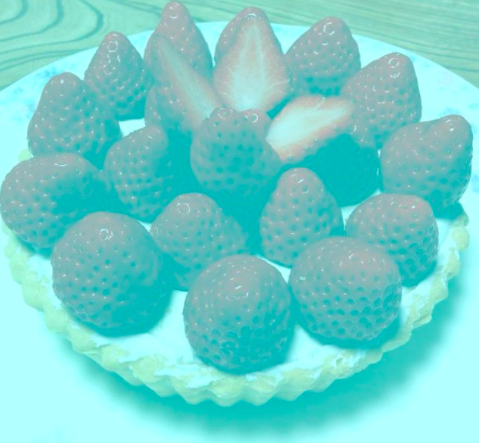
#> input picture code/fresas.png, 479 x 443 px
$ jupyter execute color-perception.ipynb
#> lines starting #> are read from the running program, lines starting #| are printed output that depends on the picture; long printed decimals are rounded
# <center> **Color Perception** </center>
## <font size=4> **Visión por Computadora 2025** </font> <font color=gray size=4> -- Alan Reyes-Figueroa </font>

[cell 1]
import numpy as np

import matplotlib.pyplot as plt
import skimage as ski
from PIL import Image

from skimage.color import rgb2hsv, hsv2rgb

# There is no red in this image

[cell 2]
I = plt.imread('fresas.png')
#> I is the input picture: shape (443, 479, 3) float32; mean R, G, B 0.437, 0.817, 0.8
I = I[:,:,:3]

[cell 3]
I.shape
#> Out = (443, 479, 3)

[cell 4]
print(I.min(), I.max())
#| 0.0 1.0

[cell 5]
plt.figure(figsize=(5,5))
plt.imshow(I)
plt.show()

[cell 6]
# Convert from RGB to HSV
Ihsv = rgb2hsv(I)
#> Ihsv: shape (443, 479, 3) float32; mean of channels 0, 1, 2 0.492, 0.477, 0.819

[cell 7]
# plot HSV
plt.figure(figsize=(5,5))
plt.imshow(Ihsv)
plt.show()

[cell 8]
# Canales RGB y HSV

R = I[:,:,0]
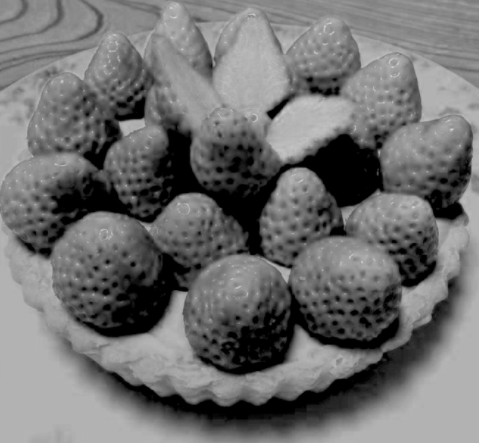
#> R: shape (443, 479) float32; min 0, max 0.824, mean 0.438
G = I[:,:,1]
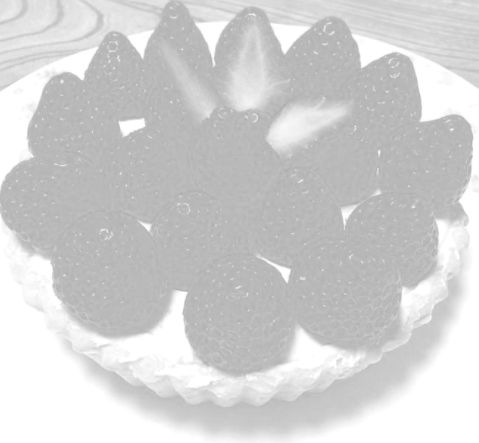
#> G: shape (443, 479) float32; min 0.675, max 1, mean 0.817
B = I[:,:,2]
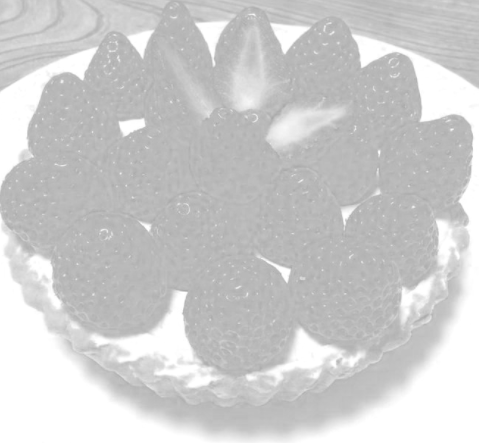
#> B: shape (443, 479) float32; min 0.663, max 1, mean 0.8

H = Ihsv[:,:,0]
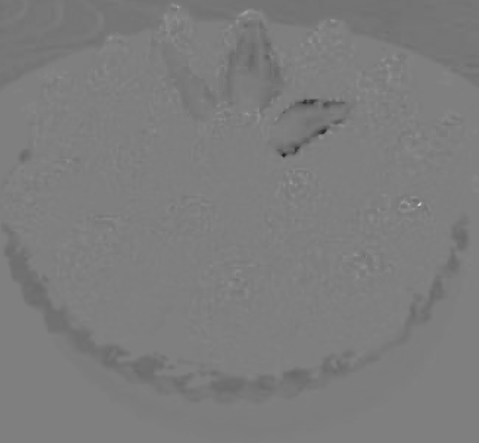
#> H: shape (443, 479) float32; min 0.133, max 0.812, mean 0.492
S = Ihsv[:,:,1]
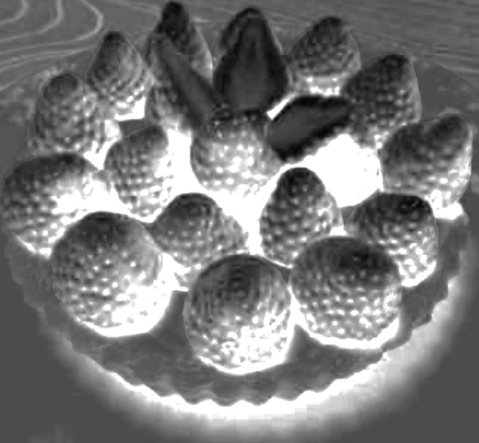
#> S: shape (443, 479) float32; min 0.0108, max 1, mean 0.477
V = Ihsv[:,:,2]

[cell 9]
print(H.min(), H.max())
#| 0.1333 0.8125
print(S.min(), S.max())
#| 0.01081 1.0
print(V.min(), V.max())
#| 0.6745 1.0

[cell 10]
# reescale to [0,255] if scale is not [0,1]
maxx = I.max()
#> maxx = 1
if (maxx > 1): maxx = 255

[cell 11]
plt.figure(figsize=(12,5))
plt.subplot(1,3,1)
plt.imshow(R, cmap='gray', vmin=0, vmax=maxx)
plt.title('R')
plt.subplot(1,3,2)
plt.imshow(G, cmap='gray', vmin=0, vmax=maxx)
plt.title('G')
plt.subplot(1,3,3)
plt.imshow(B, cmap='gray', vmin=0, vmax=maxx)
plt.title('B')
plt.show()

[cell 12]
plt.figure(figsize=(12,5))
plt.subplot(1,3,1)
plt.imshow(H, cmap='gray', vmin=0, vmax=1)
plt.title('H')
plt.subplot(1,3,2)
plt.imshow(S, cmap='gray', vmin=0, vmax=1)
plt.title('S')
plt.subplot(1,3,3)
plt.imshow(V, cmap='gray', vmin=0, vmax=1)
plt.title('V')
plt.show()

[cell 13]
# Histograms
r = np.histogram(R, bins=256)
g = np.histogram(G, bins=256)
b = np.histogram(B, bins=256)

h = np.histogram(H, bins=256)
s = np.histogram(S, bins=256)
v = np.histogram(V, bins=256)

[cell 14]
plt.figure()
plt.plot(r[1][:-1], r[0], 'r-', label='R')
plt.plot(g[1][:-1], g[0], 'g-', label='G')
plt.plot(b[1][:-1], b[0], 'b-', label='B')
plt.xlim([0, maxx])
plt.legend()
plt.show()
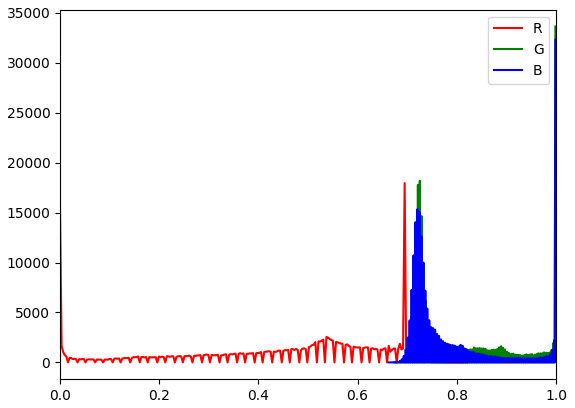
#> figure drawn by matplotlib, 1 panel; curve peaks at x = 0.695, y = 17953; curve peaks at x = 0.999, y = 33645; curve peaks at x = 0.999, y = 32292

[cell 15]
plt.figure()
plt.plot(h[1][:-1], h[0], 'k-', label='hue')
plt.xlim([0,1])
plt.legend()
plt.show()
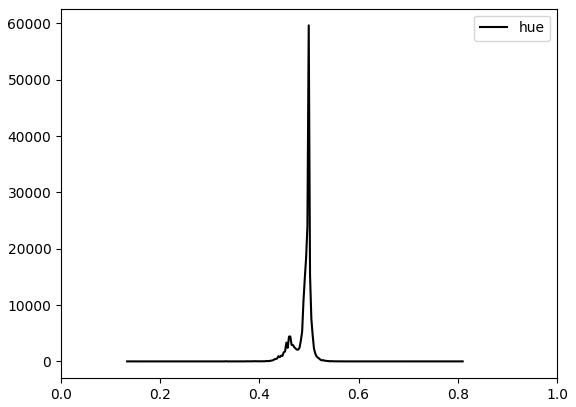
#> figure drawn by matplotlib, 1 panel; curve peaks at x = 0.499, y = 59661

$ run again, with code/document.png copied over code/fresas.png
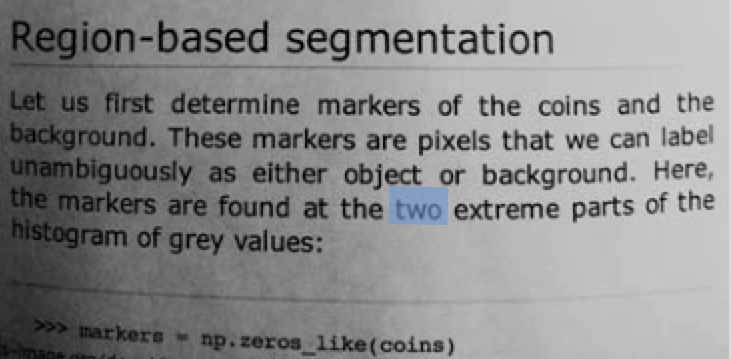
#> input picture code/document.png, 731 x 359 px
#> I is the input picture: shape (359, 731, 4) float32; mean R, G, B, A 0.54, 0.541, 0.542, 1
#> I: shape (359, 731, 3) float32
#| 0.0 0.8588
#> Ihsv: shape (359, 731, 3) float32; mean of channels 0, 1, 2 0.00524, 0.00284, 0.542
#> `H = Ihsv[:,:,0]`:
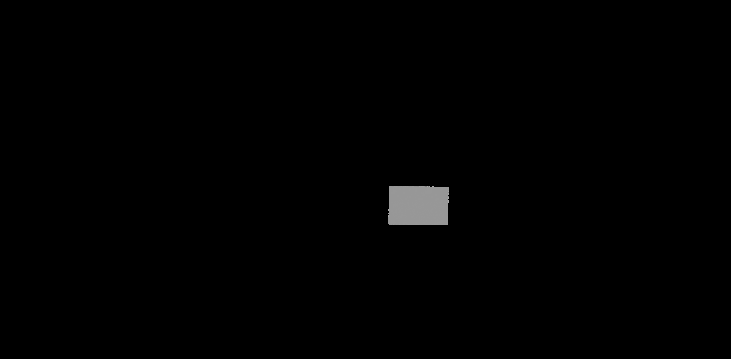
#> H: shape (359, 731) float32; min 0, max 0.667, mean 0.00524
#| 0.0 0.6667
#| 0.0 0.4766
#| 0.0 0.8588
#> maxx = 0.859
#> `plt.show()`:
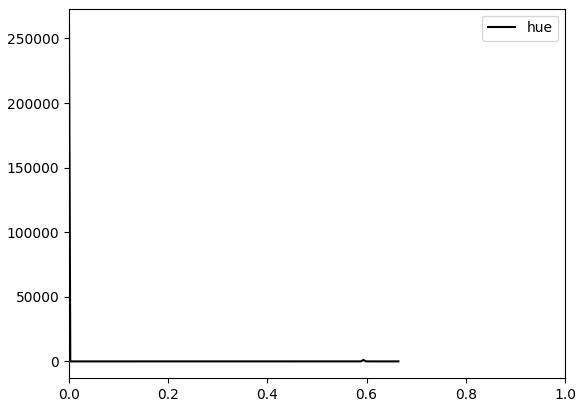
#> figure drawn by matplotlib, 1 panel; curve peaks at x = 0, y = 260118
